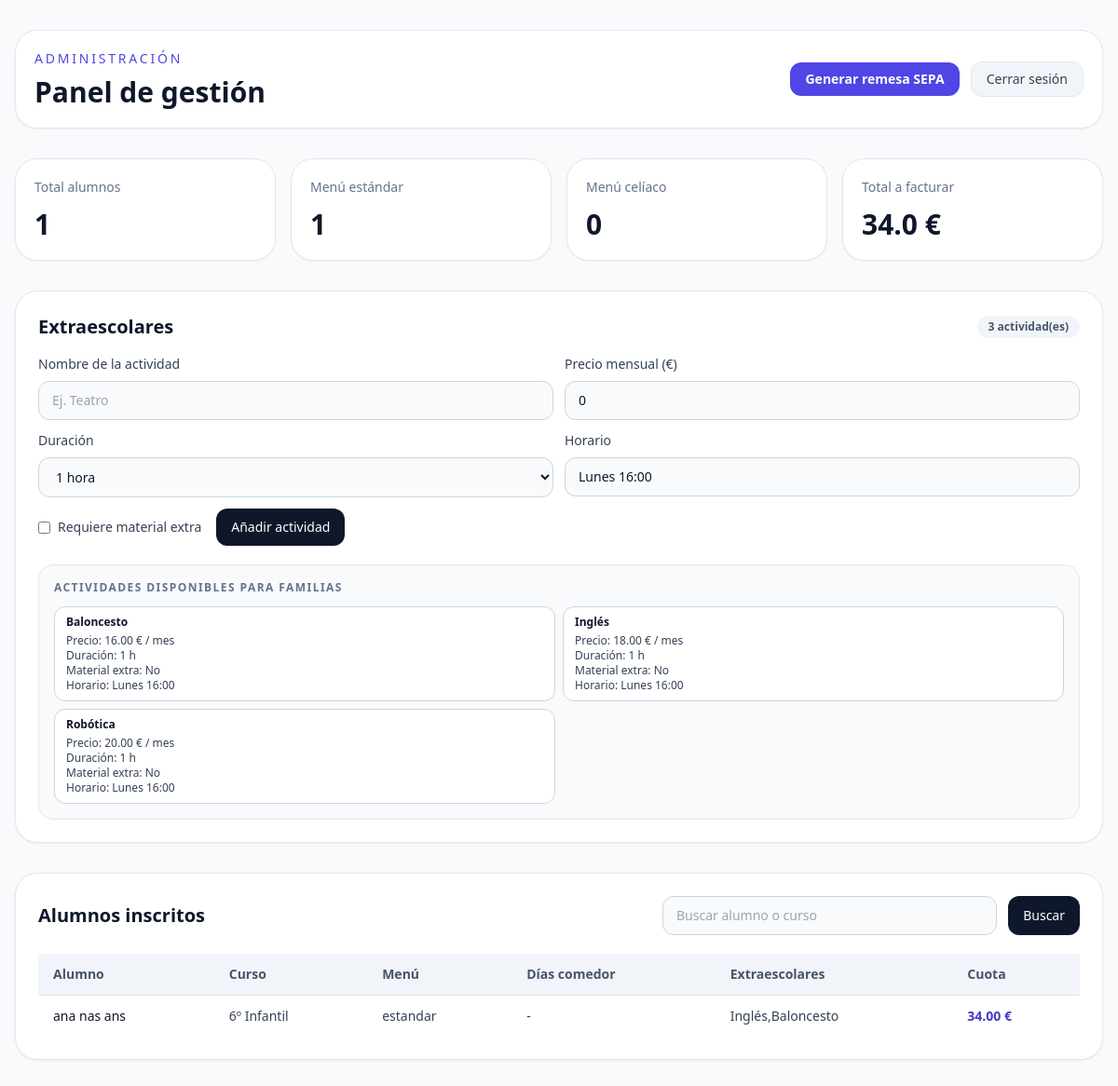
The page /admin (signed in) on the database its author committed.
### src/database.py (models this page shows)
class ExtracurricularActivity(SQLModel, table=True):
    id: Optional[int] = Field(default=None, primary_key=True)
    name: str = Field(index=True, unique=True, nullable=False)
    monthly_price: float = Field(default=0.0, nullable=False)
    duration_hours: float = Field(default=1.0, nullable=False)
    material_required: bool = Field(default=False, nullable=False)
    schedule: str = Field(default="Lunes 16:00", nullable=False)
    is_active: bool = Field(default=True, nullable=False)

class Student(SQLModel, table=True):
    id: Optional[int] = Field(default=None, primary_key=True)
    family_id: int = Field(foreign_key="familyprofile.id", nullable=False)
    first_name: str = Field(nullable=False)
    last_name: str = Field(nullable=False)
    course: str = Field(default="", nullable=False)
    comedor_days: str = Field(default="", nullable=False)
    menu_type: str = Field(default="estandar", nullable=False)
    allergies: str = Field(default="", nullable=False)
    aula_matinal_days: str = Field(default="", nullable=False)
    aula_matinal_breakfast: bool = Field(default=False, nullable=False)
    extras: str = Field(default="", nullable=False)
    excursion_authorized: bool = Field(default=False, nullable=False)

### src/app.py (the view)
@app.get("/admin", response_class=HTMLResponse)
async def admin_page(
    request: Request,
    session: Session = Depends(get_session),
    q: str | None = None,
    activity_status: str | None = None,
):
    try:
        user = await require_user(request, session)
    except HTTPException:
        return RedirectResponse(url="/login", status_code=status.HTTP_302_FOUND)
    if user.role != "admin":
        return RedirectResponse(url="/dashboard", status_code=status.HTTP_302_FOUND)
    students = session.exec(select(Student)).all()
    activities = session.exec(select(ExtracurricularActivity).order_by(ExtracurricularActivity.name.asc())).all()
    extra_price_map = {activity.name: activity.monthly_price for activity in activities if activity.is_active}
    if q:
        q_l = q.lower()
        students = [s for s in students if q_l in f"{s.first_name} {s.last_name} {s.course}".lower()]
    total_students = len(students)
    menu_counts = {"estandar": 0, "celiaco": 0, "vegetariano": 0}
    for student in students:
        menu_counts[student.menu_type] = menu_counts.get(student.menu_type, 0) + 1
    total_facturado = round(sum(calculate_student_total(student, extra_costs=extra_price_map) for student in students), 2)
    student_total_fn = _build_student_total_fn(extra_price_map)
    return templates.TemplateResponse(
        request,
        "admin.html",
        {
            "user": user,
            "students": students,
            "query": q or "",
            "total_students": total_students,
            "menu_counts": menu_counts,
            "total_facturado": total_facturado,
            "student_total": student_total_fn,
            "activities": activities,
            "activity_status": activity_status or "",
        },
    )

### templates/admin.html (shortened to what this page needs)
<!DOCTYPE html>
<html lang="es">
  <head>
    <script src="https://cdn.tailwindcss.com"></script>
  </head>
  <body class="bg-slate-50 min-h-screen text-slate-900">
    <div class="mx-auto max-w-7xl px-4 py-8">
      <header class="mb-8 flex flex-col gap-4 rounded-3xl border border-slate-200 bg-white p-5 shadow-sm md:flex-row md:items-center md:justify-between">
        <div>
          <p class="text-sm uppercase tracking-[0.2em] text-indigo-600">Administración</p>
          <h1 class="mt-2 text-3xl font-bold">Panel de gestión</h1>
        </div>
        <div class="flex items-center gap-3">
          <a href="/admin/export-sepa" class="rounded-xl bg-indigo-600 px-4 py-2 text-sm font-semibold text-white hover:bg-indigo-500">Generar remesa SEPA</a>
          <form method="post" action="/logout">
            <button type="submit" class="rounded-xl border border-slate-200 bg-slate-100 px-4 py-2 text-sm font-medium text-slate-700 hover:bg-slate-200">Cerrar sesión</button>
          </form>
        </div>
      </header>
      <div class="mb-8 grid gap-4 md:grid-cols-4">
        <div class="rounded-3xl border border-slate-200 bg-white p-5 shadow-sm">
          <p class="text-sm text-slate-500">Total alumnos</p>
          <p class="mt-3 text-3xl font-bold">{{ total_students }}</p>
        </div>
        <div class="rounded-3xl border border-slate-200 bg-white p-5 shadow-sm">
          <p class="text-sm text-slate-500">Menú estándar</p>
          <p class="mt-3 text-3xl font-bold">{{ menu_counts.get('estandar', 0) }}</p>
        </div>
        <div class="rounded-3xl border border-slate-200 bg-white p-5 shadow-sm">
          <p class="text-sm text-slate-500">Menú celíaco</p>
          <p class="mt-3 text-3xl font-bold">{{ menu_counts.get('celiaco', 0) }}</p>
        </div>
        <div class="rounded-3xl border border-slate-200 bg-white p-5 shadow-sm">
          <p class="text-sm text-slate-500">Total a facturar</p>
          <p class="mt-3 text-3xl font-bold">{{ total_facturado }} €</p>
        </div>
      </div>
      <div class="mb-8 rounded-3xl border border-slate-200 bg-white p-6 shadow-sm">
        <div class="mb-4 flex items-center justify-between gap-3">
          <h2 class="text-xl font-semibold">Extraescolares</h2>
          <span class="rounded-full bg-slate-100 px-3 py-1 text-xs font-semibold text-slate-600">{{ activities|length }} actividad(es)</span>
        </div>
        <form method="post" action="/admin/activities" class="mb-5 grid gap-3 md:grid-cols-2 xl:grid-cols-5">
          <div>
            <label class="mb-2 block text-sm font-medium text-slate-700">Nombre de la actividad</label>
            <input name="name" required class="w-full rounded-xl border border-slate-300 bg-slate-50 px-3.5 py-2.5 text-sm focus:border-indigo-500 focus:outline-none focus:ring-2 focus:ring-indigo-200" placeholder="Ej. Teatro" />
          </div>
          <div>
            <label class="mb-2 block text-sm font-medium text-slate-700">Precio mensual (€)</label>
            <input name="monthly_price" type="number" min="0" step="0.01" value="0" class="w-full rounded-xl border border-slate-300 bg-slate-50 px-3.5 py-2.5 text-sm focus:border-indigo-500 focus:outline-none focus:ring-2 focus:ring-indigo-200" />
          </div>
          <div>
            <label class="mb-2 block text-sm font-medium text-slate-700">Duración</label>
            <select name="duration_hours" class="w-full rounded-xl border border-slate-300 bg-slate-50 px-3.5 py-2.5 text-sm focus:border-indigo-500 focus:outline-none focus:ring-2 focus:ring-indigo-200">
              <option value="1">1 hora</option>
            </select>
          </div>
          <div>
            <label class="mb-2 block text-sm font-medium text-slate-700">Horario</label>
            <input name="schedule" value="Lunes 16:00" required class="w-full rounded-xl border border-slate-300 bg-slate-50 px-3.5 py-2.5 text-sm focus:border-indigo-500 focus:outline-none focus:ring-2 focus:ring-indigo-200" />
          </div>
          <div class="xl:col-span-5 flex flex-wrap items-center gap-4">
            <label class="inline-flex items-center gap-2 text-sm text-slate-700">
              <input type="checkbox" name="material_required" class="rounded border-slate-300" />
              <span>Requiere material extra</span>
            </label>
            <button type="submit" class="rounded-xl bg-slate-900 px-4 py-2.5 text-sm font-medium text-white hover:bg-slate-800">Añadir actividad</button>
          </div>
        </form>
        <div class="rounded-2xl border border-slate-200 bg-slate-50 p-4">
          <p class="mb-3 text-xs font-semibold uppercase tracking-[0.12em] text-slate-500">Actividades disponibles para familias</p>
          <div class="grid gap-2 md:grid-cols-2 xl:grid-cols-3">
            {% for activity in activities %}
            <div class="rounded-xl border border-slate-300 bg-white px-3 py-2 text-xs text-slate-700">
              <p class="font-semibold text-slate-900">{{ activity.name }}</p>
              <p class="mt-1">Precio: {{ '{:.2f}'.format(activity.monthly_price) }} € / mes</p>
              <p>Duración: {{ '{:g}'.format(activity.duration_hours) }} h</p>
              <p>Material extra: {{ 'Sí' if activity.material_required else 'No' }}</p>
              <p>Horario: {{ activity.schedule }}</p>
            </div>
            {% else %}
            <span class="text-sm text-slate-500">No hay actividades registradas todavía.</span>
            {% endfor %}
          </div>
        </div>
      </div>
      <div class="rounded-3xl border border-slate-200 bg-white p-6 shadow-sm">
        <div class="mb-5 flex flex-col gap-3 md:flex-row md:items-center md:justify-between">
          <h2 class="text-xl font-semibold">Alumnos inscritos</h2>
          <form method="get" class="flex w-full max-w-md gap-3">
            <input name="q" value="{{ query }}" class="w-full rounded-xl border border-slate-300 bg-slate-50 px-3.5 py-2.5 text-sm focus:border-indigo-500 focus:outline-none focus:ring-2 focus:ring-indigo-200" placeholder="Buscar alumno o curso" />
            <button type="submit" class="rounded-xl bg-slate-900 px-4 py-2.5 text-sm font-medium text-white hover:bg-slate-800">Buscar</button>
          </form>
        </div>
        <div class="overflow-x-auto">
          <table class="min-w-full text-left text-sm text-slate-700">
            <thead class="bg-slate-100 text-slate-600">
              <tr>
                <th class="px-4 py-3 font-semibold">Alumno</th>
                <th class="px-4 py-3 font-semibold">Curso</th>
                <th class="px-4 py-3 font-semibold">Menú</th>
                <th class="px-4 py-3 font-semibold">Días comedor</th>
                <th class="px-4 py-3 font-semibold">Extraescolares</th>
                <th class="px-4 py-3 font-semibold">Cuota</th>
              </tr>
            </thead>
            <tbody>
              {% for student in students %}
              <tr class="border-t border-slate-200">
                <td class="px-4 py-3 font-medium text-slate-900">{{ student.first_name }} {{ student.last_name }}</td>
                <td class="px-4 py-3">{{ student.course or '-' }}</td>
                <td class="px-4 py-3">{{ student.menu_type }}</td>
                <td class="px-4 py-3">{{ student.comedor_days or '-' }}</td>
                <td class="px-4 py-3">{{ student.extras or '-' }}</td>
                <td class="px-4 py-3 font-semibold text-indigo-700">{{ '{:.2f}'.format(student_total(student)) }} €</td>
              </tr>
              {% else %}
              <tr>
                <td colspan="6" class="px-4 py-8 text-center text-slate-500">No hay alumnos con los filtros actuales.</td>
              </tr>
              {% endfor %}
            </tbody>
          </table>
        </div>
      </div>
    </div>
  </body>
</html>

### rows shown on the page
ExtracurricularActivity: name "Baloncesto", monthly_price "16.00", duration_hours "1", material_required "No", schedule "Lunes 16:00"
ExtracurricularActivity: name "Inglés", monthly_price "18.00", duration_hours "1", material_required "No", schedule "Lunes 16:00"
ExtracurricularActivity: name "Robótica", monthly_price "20.00", duration_hours "1", material_required "No", schedule "Lunes 16:00"
Student: first_name "ana", last_name "nas ans", course "6º Infantil", menu_type "estandar", comedor_days "-", extras "Inglés,Baloncesto", comedor_days+aula_matinal_days+extras "34.00"

### other values the page prints
{{ total_students }} "1"
{{ menu_counts.get('estandar', 0) }} "1"
{{ menu_counts.get('celiaco', 0) }} "0"
{{ total_facturado }} "34.0"
{{ activities|length }} "3"
